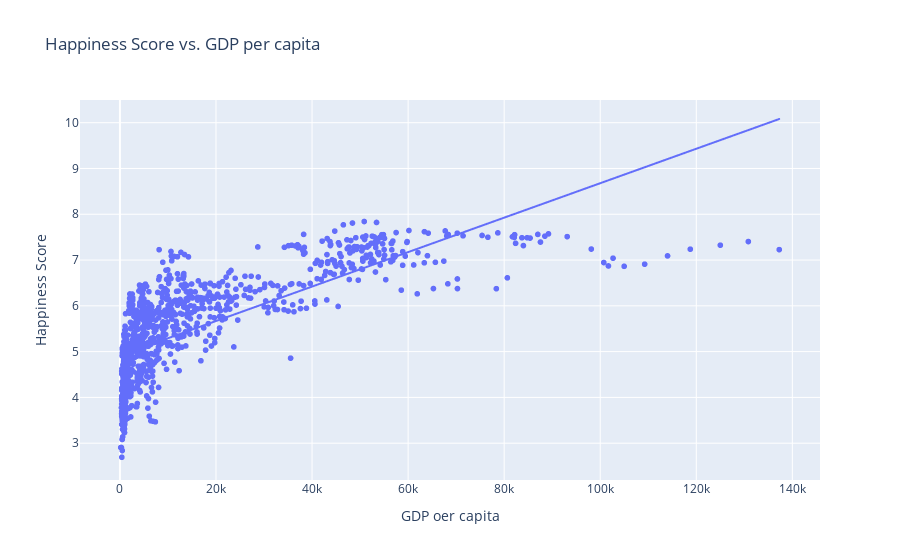

The cell this chart's notebook holds for it:
### Markdown cell above
## **4.3 Hypothesis 3**: correlation between productivity growth and Happiness Scores

### Code cell
graph5 = px.scatter(
    all_df,
    x = 'gdp per capita',
    y = 'Happiness Score',
    title = 'Happiness Score vs. GDP per capita',
    labels ={'gdp per capita':'GDP oer capita'},
    trendline = 'ols'
)

graph5.show()

### Figure 1 — Plotly figure (JSON) as saved in the notebook; plotly's stock layout.template omitted (floating-point values rounded to 4 significant figures; data arrays with more than 128 entries replaced by an {"elided": "..."} marker saying what was removed)
{"data": [{"hovertemplate": "GDP oer capita=%{x}<br>Happiness Score=%{y}<extra></extra>", "legendgroup": "", "marker": {"color": "#636efa", "symbol": "circle"}, "mode": "markers", "name": "", "showlegend": false, "type": "scattergl", "x": {"elided": "1038 float values"}, "xaxis": "x", "y": {"elided": "1038 float values"}, "yaxis": "y"}, {"hovertemplate": "<b>OLS trendline</b><br>Happiness Score = 3.76234e-05 * gdp per capita + 4.91587<br>R<sup>2</sup>=0.539768<br><br>GDP oer capita=%{x}<br>Happiness Score=%{y} <b>(trend)</b><extra></extra>", "legendgroup": "", "marker": {"color": "#636efa", "symbol": "circle"}, "mode": "lines", "name": "", "showlegend": false, "type": "scattergl", "x": {"elided": "1038 float values"}, "xaxis": "x", "y": {"elided": "1038 float values"}, "yaxis": "y"}], "layout": {"autosize": true, "legend": {"tracegroupgap": 0}, "title": {"text": "Happiness Score vs. GDP per capita"}, "xaxis": {"anchor": "y", "autorange": true, "domain": [0, 1], "range": [-8128.0, 145600.0], "title": {"text": "GDP oer capita"}, "type": "linear"}, "yaxis": {"anchor": "x", "autorange": true, "domain": [0, 1], "range": [2.098, 10.5], "title": {"text": "Happiness Score"}, "type": "linear"}}}
